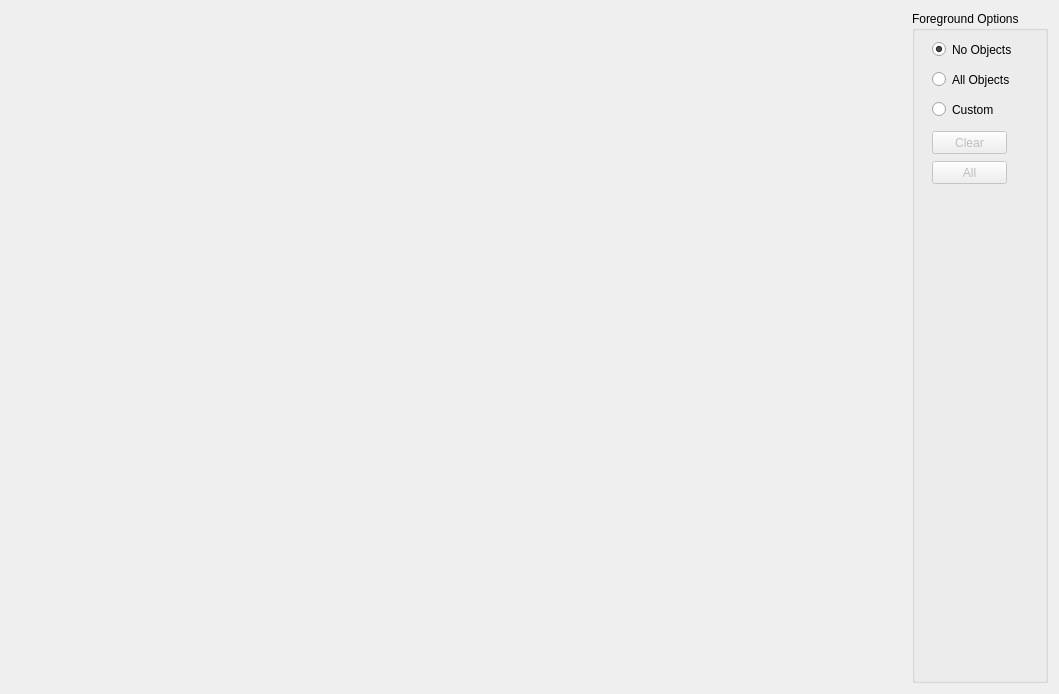
<?xml version="1.0" encoding="UTF-8"?>
<ui version="4.0">
 <class>Merger</class>
 <widget class="QWidget" name="Merger">
  <property name="geometry">
   <rect>
    <x>0</x>
    <y>0</y>
    <width>1059</width>
    <height>694</height>
   </rect>
  </property>
  <property name="windowTitle">
   <string>Form</string>
  </property>
  <layout class="QGridLayout" name="gridLayout">
   <item row="0" column="1" rowspan="2">
    <widget class="QGroupBox" name="options">
     <property name="sizePolicy">
      <sizepolicy hsizetype="Fixed" vsizetype="Preferred">
       <horstretch>0</horstretch>
       <verstretch>0</verstretch>
      </sizepolicy>
     </property>
     <property name="title">
      <string>Foreground Options</string>
     </property>
     <widget class="QRadioButton" name="radioButton">
      <property name="geometry">
       <rect>
        <x>20</x>
        <y>30</y>
        <width>82</width>
        <height>17</height>
       </rect>
      </property>
      <property name="text">
       <string>No Objects</string>
      </property>
      <property name="checked">
       <bool>true</bool>
      </property>
     </widget>
     <widget class="QRadioButton" name="radioButton_2">
      <property name="geometry">
       <rect>
        <x>20</x>
        <y>60</y>
        <width>82</width>
        <height>17</height>
       </rect>
      </property>
      <property name="text">
       <string>All Objects</string>
      </property>
     </widget>
     <widget class="QRadioButton" name="radioButton_3">
      <property name="geometry">
       <rect>
        <x>20</x>
        <y>90</y>
        <width>82</width>
        <height>17</height>
       </rect>
      </property>
      <property name="text">
       <string>Custom</string>
      </property>
     </widget>
     <widget class="QPushButton" name="clearButton">
      <property name="enabled">
       <bool>false</bool>
      </property>
      <property name="geometry">
       <rect>
        <x>20</x>
        <y>120</y>
        <width>75</width>
        <height>23</height>
       </rect>
      </property>
      <property name="text">
       <string>Clear</string>
      </property>
     </widget>
     <widget class="QPushButton" name="allButton">
      <property name="enabled">
       <bool>false</bool>
      </property>
      <property name="geometry">
       <rect>
        <x>20</x>
        <y>150</y>
        <width>75</width>
        <height>23</height>
       </rect>
      </property>
      <property name="text">
       <string>All</string>
      </property>
     </widget>
    </widget>
   </item>
   <item row="0" column="0" rowspan="2">
    <widget class="QLabel" name="portal">
     <property name="sizePolicy">
      <sizepolicy hsizetype="Preferred" vsizetype="Preferred">
       <horstretch>0</horstretch>
       <verstretch>0</verstretch>
      </sizepolicy>
     </property>
     <property name="minimumSize">
      <size>
       <width>400</width>
       <height>300</height>
      </size>
     </property>
     <property name="text">
      <string/>
     </property>
    </widget>
   </item>
  </layout>
 </widget>
 <resources/>
 <connections>
  <connection>
   <sender>radioButton_2</sender>
   <signal>clicked()</signal>
   <receiver>Merger</receiver>
   <slot>addAllObjects()</slot>
   <hints>
    <hint type="sourcelabel">
     <x>999</x>
     <y>75</y>
    </hint>
    <hint type="destinationlabel">
     <x>1055</x>
     <y>96</y>
    </hint>
   </hints>
  </connection>
  <connection>
   <sender>allButton</sender>
   <signal>clicked()</signal>
   <receiver>Merger</receiver>
   <slot>addAllObjects()</slot>
   <hints>
    <hint type="sourcelabel">
     <x>1010</x>
     <y>172</y>
    </hint>
    <hint type="destinationlabel">
     <x>1057</x>
     <y>172</y>
    </hint>
   </hints>
  </connection>
  <connection>
   <sender>radioButton</sender>
   <signal>clicked()</signal>
   <receiver>Merger</receiver>
   <slot>removeAllObjects()</slot>
   <hints>
    <hint type="sourcelabel">
     <x>1016</x>
     <y>48</y>
    </hint>
    <hint type="destinationlabel">
     <x>1057</x>
     <y>49</y>
    </hint>
   </hints>
  </connection>
  <connection>
   <sender>clearButton</sender>
   <signal>clicked()</signal>
   <receiver>Merger</receiver>
   <slot>removeAllObjects()</slot>
   <hints>
    <hint type="sourcelabel">
     <x>1016</x>
     <y>141</y>
    </hint>
    <hint type="destinationlabel">
     <x>1057</x>
     <y>138</y>
    </hint>
   </hints>
  </connection>
  <connection>
   <sender>radioButton_3</sender>
   <signal>clicked()</signal>
   <receiver>Merger</receiver>
   <slot>customObjects()</slot>
   <hints>
    <hint type="sourcelabel">
     <x>992</x>
     <y>108</y>
    </hint>
    <hint type="destinationlabel">
     <x>1057</x>
     <y>125</y>
    </hint>
   </hints>
  </connection>
 </connections>
 <slots>
  <slot>showImage(int)</slot>
  <slot>addAllObjects()</slot>
  <slot>removeAllObjects()</slot>
  <slot>customObjects()</slot>
 </slots>
</ui>
